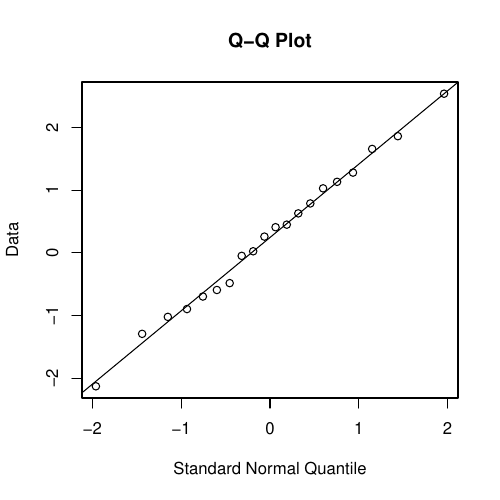

Source code (R):
# Start PDF plotting device
pdf("hw1_p1.pdf", height=5, width=5)

# Q-Q Plotting Function
my.qqnorm <- function(y=rnorm(100)){
	n <- length(y)
	yq <- ((1:n) - 0.5)/n
	zq <- qnorm(yq, mean=0, sd=1)
	plot(zq, sort(y), xlab='Standard Normal Quantile',
	ylab='Data',main='Q-Q Plot')
	abline(mean(y), sd(y))
	invisible()
	}

# Call function 10 times
my.qqnorm(rnorm(20))
my.qqnorm(rnorm(20))
my.qqnorm(rnorm(20))
my.qqnorm(rnorm(20))
my.qqnorm(rnorm(20))
my.qqnorm(rnorm(20))
my.qqnorm(rnorm(20))
my.qqnorm(rnorm(20))
my.qqnorm(rnorm(20))
my.qqnorm(rnorm(20))

# End PDF plotting device
dev.off()